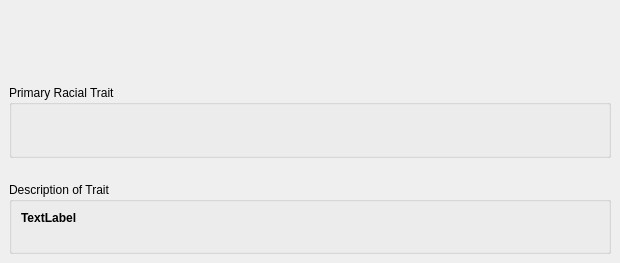
<?xml version="1.0" encoding="UTF-8"?>
<ui version="4.0">
 <class>RaceWizardPage2</class>
 <widget class="QWidget" name="RaceWizardPage2">
  <property name="geometry">
   <rect>
    <x>0</x>
    <y>0</y>
    <width>620</width>
    <height>263</height>
   </rect>
  </property>
  <property name="windowTitle">
   <string>Form</string>
  </property>
  <layout class="QVBoxLayout" name="verticalLayout">
   <property name="margin">
    <number>0</number>
   </property>
   <item>
    <widget class="QWidget" name="widget" native="true">
     <property name="sizePolicy">
      <sizepolicy hsizetype="Preferred" vsizetype="Fixed">
       <horstretch>0</horstretch>
       <verstretch>0</verstretch>
      </sizepolicy>
     </property>
     <property name="minimumSize">
      <size>
       <width>0</width>
       <height>70</height>
      </size>
     </property>
     <property name="maximumSize">
      <size>
       <width>16777215</width>
       <height>70</height>
      </size>
     </property>
    </widget>
   </item>
   <item>
    <widget class="QWidget" name="widget_2" native="true">
     <layout class="QHBoxLayout" name="horizontalLayout">
      <item>
       <widget class="QGroupBox" name="groupBox">
        <property name="title">
         <string>Primary Racial Trait</string>
        </property>
        <layout class="QHBoxLayout" name="horizontalLayout_2">
         <item>
          <widget class="QWidget" name="PRTcolumn1" native="true"/>
         </item>
         <item>
          <widget class="QWidget" name="PRTcolumn2" native="true"/>
         </item>
        </layout>
       </widget>
      </item>
     </layout>
    </widget>
   </item>
   <item>
    <widget class="QWidget" name="widget_3" native="true">
     <layout class="QVBoxLayout" name="verticalLayout_2">
      <item>
       <widget class="QGroupBox" name="groupBox_2">
        <property name="title">
         <string>Description of Trait</string>
        </property>
        <layout class="QHBoxLayout" name="horizontalLayout_3">
         <item>
          <widget class="QLabel" name="label">
           <property name="font">
            <font>
             <weight>75</weight>
             <bold>true</bold>
            </font>
           </property>
           <property name="text">
            <string>TextLabel</string>
           </property>
           <property name="alignment">
            <set>Qt::AlignLeading|Qt::AlignLeft|Qt::AlignTop</set>
           </property>
          </widget>
         </item>
        </layout>
       </widget>
      </item>
     </layout>
    </widget>
   </item>
  </layout>
 </widget>
 <resources/>
 <connections/>
</ui>
